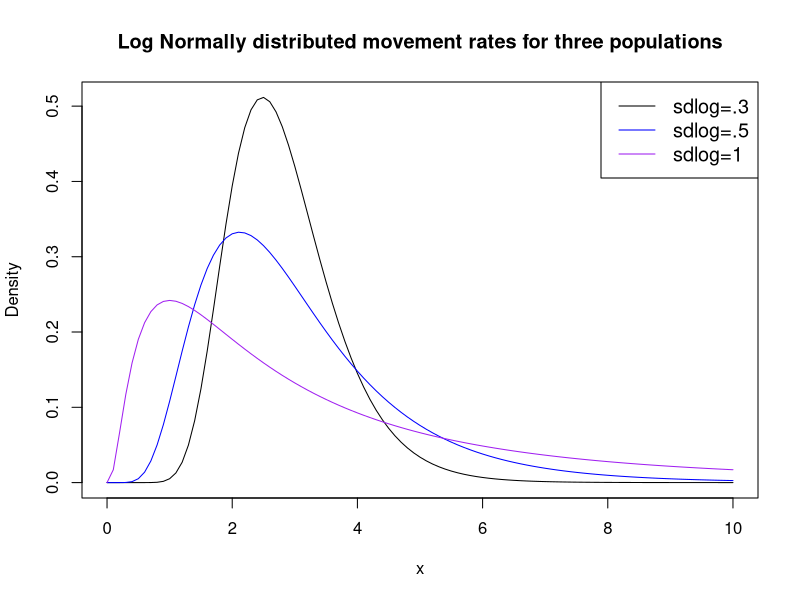
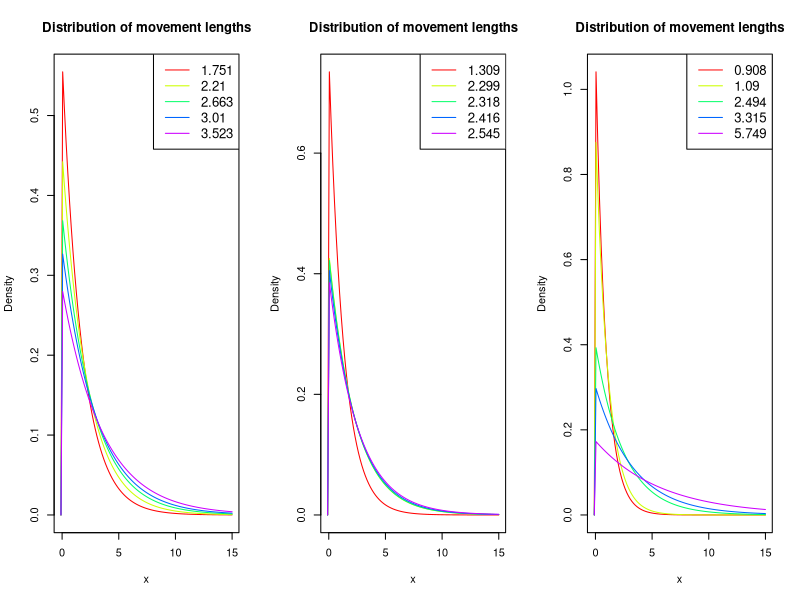
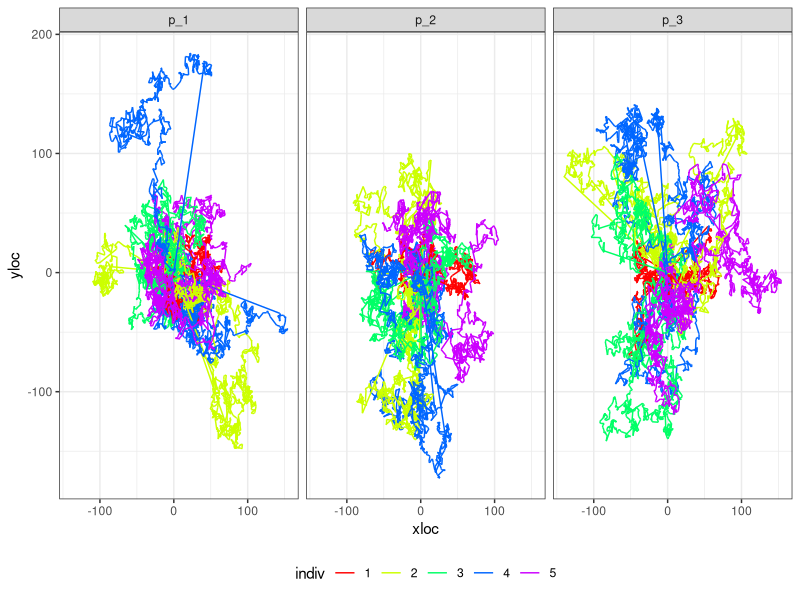
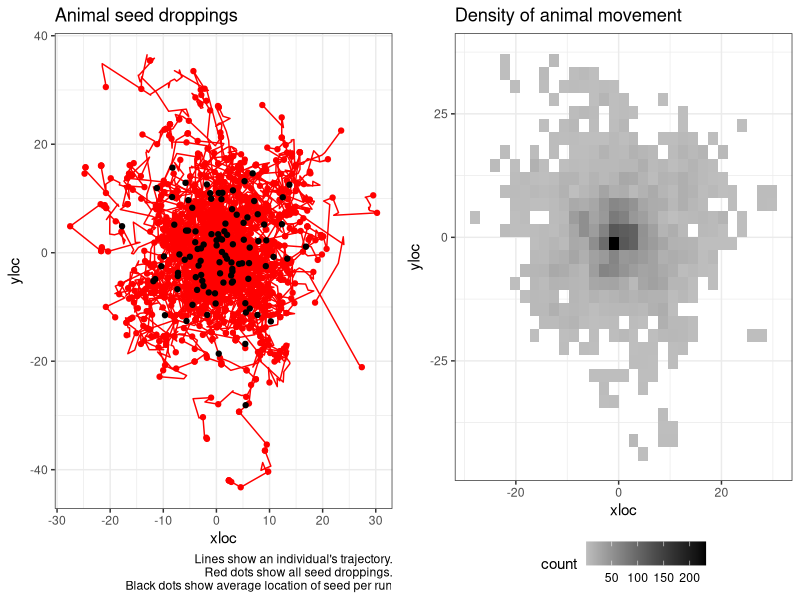
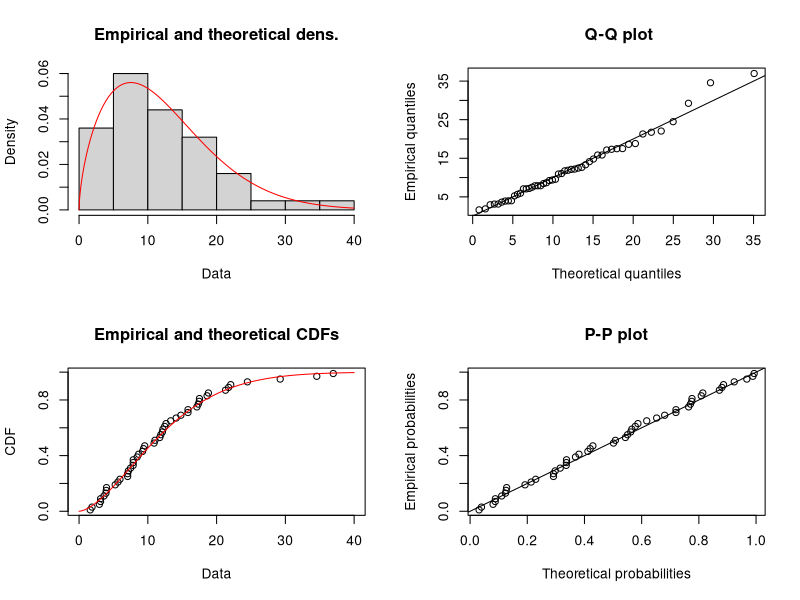
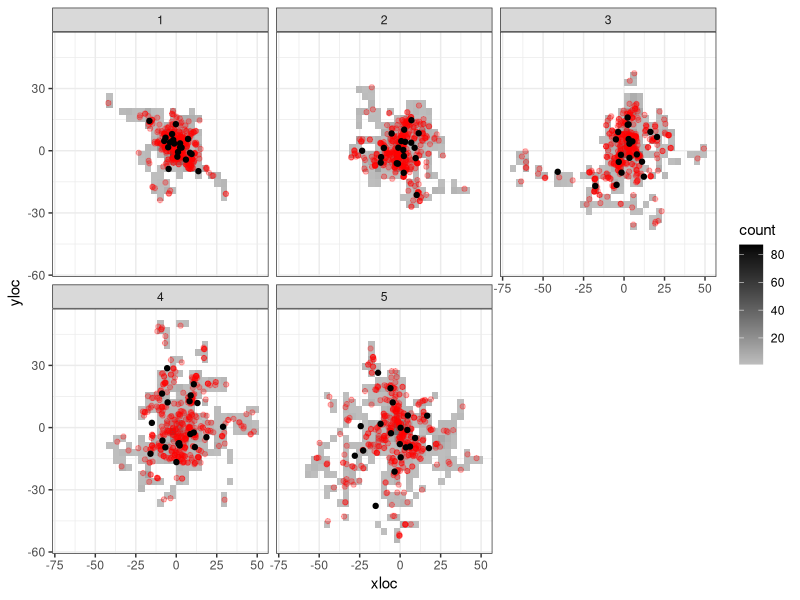
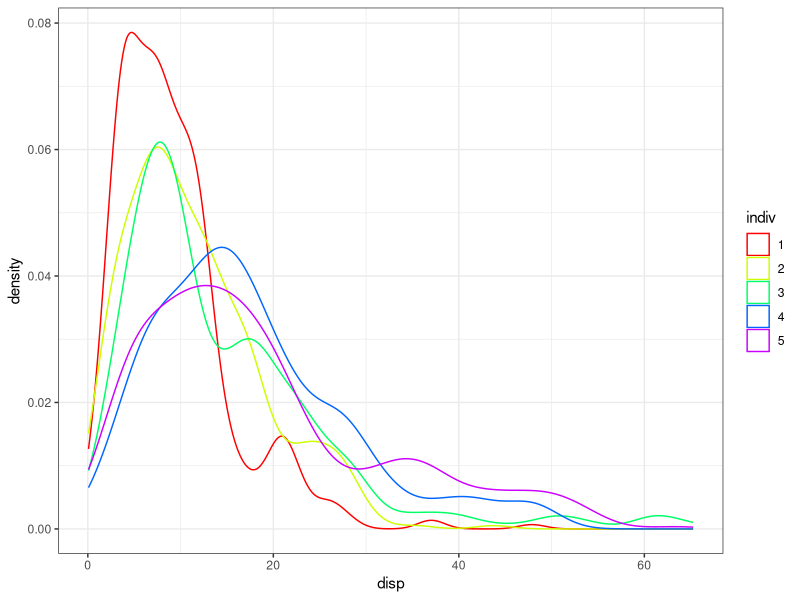
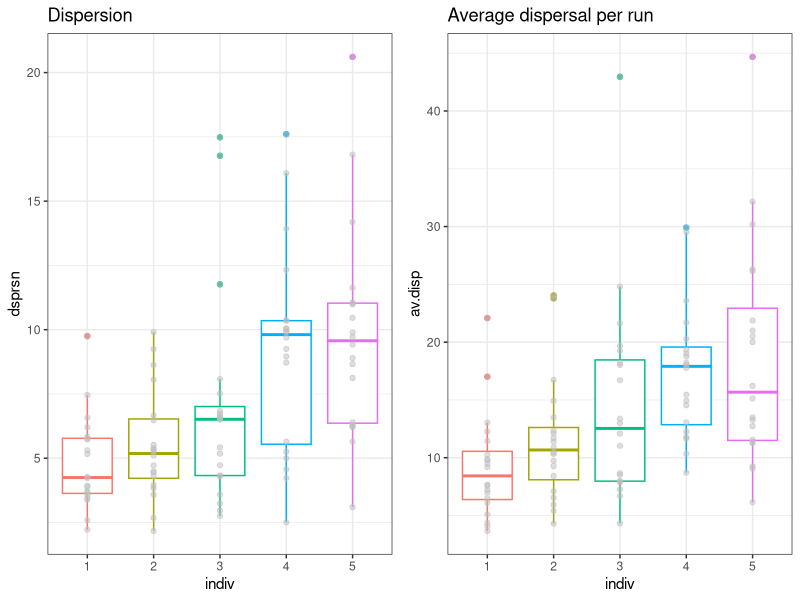

Source code (R) for these figures, in order:
## ---- chunk 1
knitr::opts_chunk$set(echo = FALSE, message = FALSE, warning = FALSE)
knitr::opts_chunk$set(fig.width=12, fig.height=6) 
## ---- chunk 2
library(dplyr)
library(tidyr)
library(ggplot2)
library(cowplot)
library(fitdistrplus)
library(Hmisc)
## ---- chunk 3

av.mov.rate <- 1
max.x <- 10

mycols <- c("black", "blue", "purple")
#create density plots
curve(dlnorm(x, meanlog=av.mov.rate, sdlog=0.3),
      from=0, to=max.x,
      col=mycols[1],
      main = 'Log Normally distributed movement rates for three populations', #add title
      ylab = 'Density', #change y-axis label
      )

curve(dlnorm(x, meanlog=av.mov.rate, sdlog=0.5), 
      from=0, to=max.x,
      col=mycols[2], add=TRUE)

curve(dlnorm(x, meanlog=av.mov.rate, sdlog=1), 
      from=0, to=max.x,
      col=mycols[3], add=TRUE)

#add legend
legend("topright", legend=c("sdlog=.3", "sdlog=.5", "sdlog=1"),
       col=mycols, lty=1, cex=1.2)
## ---- chunk 4
n.individuals <- 5
m_1 <- sort(round(rlnorm(n.individuals, meanlog = av.mov.rate, sdlog = 0.3),3))
m_2 <- sort(round(rlnorm(n.individuals, meanlog = av.mov.rate, sdlog = 0.5),3))
m_3 <- sort(round(rlnorm(n.individuals, meanlog = av.mov.rate, sdlog = 1),3))
## ---- chunk 5

par(mfrow=c(1,3))
mycols <- rainbow(n.individuals, s=1)

range <- c(-0.1,max.x+5)
#create density plots
#########################################################################
# Fist population
curve(dexp(x, 1/m_1[1]), #notice rate for exponential is 1/movement rate.
      from=range[1], to=range[2], 
      col=mycols[1],
      main = 'Distribution of movement lengths', #add title
      ylab = 'Density', #change y-axis label
      xlab = "x"
      )
for(i in 2:5){
  curve(dexp(x, 1/m_1[i]), 
        from=range[1], to=range[2],
        col=mycols[i], add=TRUE)
}

#add legend
legend("topright", legend= m_1,
       col=mycols, lty=1, cex=1.2)
#########################################################################
# Second population
curve(dexp(x, 1/m_2[1]), #notice rate for exponential is 1/movement rate.
      from=range[1], to=range[2], 
      col=mycols[1],
      main = 'Distribution of movement lengths', #add title
      ylab = 'Density', #change y-axis label
      xlab = "x"
      )
for(i in 2:5){
  curve(dexp(x, 1/m_2[i]), 
        from=range[1], to=range[2],
        col=mycols[i], add=TRUE)
}

#add legend
legend("topright", legend= m_2,
       col=mycols, lty=1, cex=1.2)

#########################################################################
# Third population
curve(dexp(x, 1/m_3[1]), #notice rate for exponential is 1/movement rate.
      from=range[1], to=range[2], 
      col=mycols[1],
      main = 'Distribution of movement lengths', #add title
      ylab = 'Density', #change y-axis label
      xlab = "x"
      )
for(i in 2:5){
  curve(dexp(x, 1/m_3[i]), 
        from=range[1], to=range[2],
        col=mycols[i], add=TRUE)
}

#add legend
legend("topright", legend= m_3,
       col=mycols, lty=1, cex=1.2)
## ---- chunk 6
sim_movement <- function(prm, t = 1000, plot.it = TRUE, return.data.frame = FALSE){
  tru.rate <- round(prm, 3)
  movedist <- rexp(t, rate = 1/tru.rate)
  angle <- runif(t, min = 0, max = 360)
  distx <- movedist*cos(angle)
  xloc <- c(0, cumsum(distx))
  disty <- movedist*sin(angle)
  yloc <- c(0, cumsum(disty))
  animalTraj <- data.frame(time = 0:t, xloc = xloc, yloc = yloc)
  if(plot.it == TRUE){
    plot(x = xloc, y = yloc, type = "l", main = paste("Rate=",tru.rate))
  }
  if(return.data.frame == TRUE){
    return(animalTraj)
  }
}
## ---- chunk 7
nruns <- 3
m.data <- data.frame(m_1, m_2, m_3)

df <- NULL

for(m in 1:3){
  m.0 <- m.data[m]
  for(j in 1:n.individuals){
  for(k in 1:nruns){
  a <- sim_movement(m_2[j], plot.it = FALSE, return.data.frame = TRUE) %>% 
    mutate(indiv = as.factor(j),
           run = paste0("r_", k),
           pop.id = paste0("p_",m))
  df <- rbind.data.frame(df, a)
}
}
  
}


df %>% 
  ggplot(., aes(x = xloc, y=yloc, group = run, color = indiv)) +
  facet_wrap(~pop.id) +
  geom_path() +
  scale_color_manual(values = mycols) +
  theme_bw() +
  theme(legend.position = "bottom") +
  NULL
## ---- chunk 8
sim_seeds <- function(nseeds = 20, m.prms = NULL,...){
  grt <- round(rgamma(nseeds, shape = 4, scale = 5))
  t.grt <- max(grt)

  df <- sim_movement(m.prms, t = t.grt, plot.it = FALSE, return.data.frame = TRUE)

  df %>% 
    left_join(., data.frame(s.id = 1:nseeds, time = grt)) %>% 
    mutate(disp = sqrt(xloc^2+yloc^2)) -> df
  
  return(df)
}

summ_seeds <- function(df = NULL){
  df %>% 
  drop_na(s.id) %>% 
  mutate(xi = (mean(xloc)-xloc)^2,
         yi = (mean(yloc)-yloc)^2) %>% 
  summarise(x = mean(xloc),
            y = mean(yloc),
            av.disp = mean(disp),
            se.disp = sd(disp)/sqrt(n()),
            dsprsn = sum(sqrt(xi+yi))/n()) -> s.df
  return(s.df)
}

# a <- sim_seeds(m.prms = m_1[1])
# summ_seeds(a)
## ---- chunk 9
nruns <- 100
ex.i <- 1
df <- NULL
summ.df <- NULL

for(j in 1:ex.i){
  for(k in 1:nruns){
    a <- sim_seeds(m.prms = m_1[j]) %>% 
      mutate(indiv = as.factor(j),
             run = factor(paste0("r_", k), levels = paste0("r_", 1:nruns)))
    
    b <- summ_seeds(a) %>% 
      mutate(indiv = as.factor(j),
             run = factor(paste0("r_", k), levels = paste0("r_", 1:nruns)))
    
    df <- rbind.data.frame(df, a) 
    summ.df <- rbind.data.frame(summ.df, b) 
}
}
## ---- chunk 10

df %>% 
  ggplot(., aes(x = xloc, y=yloc, 
                group = run,
                color = indiv)) +
  # facet_wrap(~run) +
  geom_path() +
  scale_color_manual(values = mycols) +
  geom_point(data = df %>% drop_na(s.id), 
             aes(x = xloc, y = yloc)) +
  geom_point(data = summ.df, aes(x = x, y=y), color = "black") +
  theme_bw() +
  labs(title = "Animal seed droppings", caption = "Lines show an individual's trajectory.\n Red dots show all seed droppings.\n Black dots show average location of seed per run") +
  theme(legend.position = "none") -> p1
# p1

df %>% 
  ggplot(., aes(x = xloc, y = yloc)) +
  # stat_density_2d(aes(fill = ..level..), geom = "polygon", colour="white") +
  geom_bin2d() +
  # geom_hex() +
  # scale_fill_continuous(type = "viridis") +
  scale_fill_gradient(low = "grey", high = "black") +
  # geom_point(data = df %>% drop_na(s.id), 
  #            aes(x = xloc, y = yloc), color = mycols[ex.i], alpha = 0.3) +
  # geom_point(data = summ.df, aes(x = x, y=y), color = "black") +
  theme_bw() +
  theme(legend.position = "bottom") +
  labs(title = "Density of animal movement") -> p2
# p2

cowplot::plot_grid(p1, p2)
  
# summ.df %>% 
#   ggplot(., aes(y = dsprsn)) +
#   geom_boxplot()
# 
# summ.df %>% 
#   ggplot(., aes(x = av.disp)) +
#   geom_density(color = "blue") + # for the average dispersal per run
#   geom_density(data = df %>% drop_na(s.id),
#                  aes(x = disp)) + # for every seed
#   theme_bw()
## ---- chunk 11
# s.df <- df %>% drop_na(s.id)

s.df <- df %>% drop_na(s.id) %>% 
  sample_n(., 50)
  


g <- fitdist(s.df$disp, distr = "weibull")
## ---- chunk 12
summary(g)
plot(g)

# library(MASS)
# fitdistr(s.df$disp, densfun = "weibull")
## ---- chunk 13
nruns <- 20

df <- NULL
summ.df <- NULL

for(j in 1:n.individuals){
  for(k in 1:nruns){
    a <- sim_seeds(m.prms = m_1[j]) %>% 
      mutate(indiv = as.factor(j),
             run = factor(paste0("r_", k), levels = paste0("r_", 1:nruns)))
    
    b <- summ_seeds(a) %>% 
      mutate(indiv = as.factor(j),
             run = factor(paste0("r_", k), levels = paste0("r_", 1:nruns)))
    
    df <- rbind.data.frame(df, a) 
    summ.df <- rbind.data.frame(summ.df, b) 
}
}
## ---- chunk 14
df %>% 
  ggplot(., aes(x = xloc, y = yloc)) +
  facet_wrap(~indiv) +
  # stat_density_2d(aes(fill = ..level..), geom = "polygon", colour="white") +
  geom_bin2d() +
  # geom_hex() +
  # scale_fill_continuous(type = "viridis") +
  scale_fill_gradient(low = "grey", high = "black") +
  geom_point(data = df %>% drop_na(s.id),
             aes(x = xloc, y = yloc), color = "red", alpha = 0.3) +
  geom_point(data = summ.df, aes(x = x, y=y), color = "black") +
  theme_bw()
## ---- chunk 15
df %>% 
  drop_na(s.id) %>% 
  ggplot(., aes(x = disp, color = indiv)) +
  geom_density() +
  scale_color_manual(values = mycols) +
  theme_bw()

## ---- chunk 16
summ.df %>% 
  ggplot(., aes(y = dsprsn, x = indiv, color = indiv)) +
  geom_boxplot() +
  geom_point(color = "grey", alpha = 0.5) +
  labs(title = "Dispersion") +
  theme_bw() +
  theme(legend.position = "none") -> p1
# p1

summ.df %>% 
  ggplot(., aes(y = av.disp, x = indiv, color = indiv)) +
  geom_boxplot() +
  geom_point(color = "grey", alpha = 0.5) +
  labs(title = "Average dispersal per run") +
  theme_bw() +
  theme(legend.position = "none") -> p2
# p2

plot_grid(p1, p2)
## ---- chunk 17
n.boots <- 10
samp.size <- 30
weib.boot <- NULL

for(j in 1:n.boots){
      s.df <- df %>% drop_na(s.id) %>%
      group_by(indiv) %>%
      sample_n(., samp.size)
    
    # s.df <- df %>% drop_na(s.id)
    
    weib.fits <- NULL
    
    for(i in 1:n.individuals){
      dat <- s.df %>% 
        filter(indiv == i)
      #g <- fitdist(dat$disp, distr = "weibull", method = 'mle', lower = c(0,0))
      g <- fitdistr(dat$disp, densfun = "weibull", lower = c(0,0))
      prms.weib <- data.frame(est.shape = as.numeric(g$estimate[1]),
                              est.scale = as.numeric(g$estimate[2]),
                              loglik = g$loglik, indiv = i)
      weib.fits <- rbind.data.frame(weib.fits, prms.weib)
      # plot(g)
    }
    
    weib.boot <- rbind.data.frame(weib.boot, weib.fits %>% mutate(boot = j))
}

# weib.boot
## ---- chunk 18
weib.boot.pool <- NULL

for(j in 1:n.boots){
      s.df <- df %>% drop_na(s.id) %>%
      sample_n(., samp.size)

    
    g <- fitdistr(s.df$disp, densfun = "weibull", lower = c(0,0))
    
    prms.weib <- data.frame(est.shape = as.numeric(g$estimate[1]),
                              est.scale = as.numeric(g$estimate[2]),
                              loglik = g$loglik, indiv = 0)
    
    weib.boot.pool <- rbind.data.frame(weib.boot.pool, prms.weib %>% mutate(boot = j))
}

## ---- chunk 19

weib.boot %>% 
  rbind.data.frame(., weib.boot.pool) -> weib.boot

weib.boot %>% 
  ggplot(., aes(x = factor(indiv), y = est.shape, color = factor(indiv))) +
  geom_violin() +
  scale_color_manual(values = c("black", mycols)) +
  # geom_boxplot(width = 0.1) +
  # geom_point(color = "grey", alpha = 0.5) +
  stat_summary(fun.data=mean_sdl, mult=1, 
                 geom="pointrange", color="black") +
  labs(title = "Shape") +
  theme_bw() -> p1
# p1

weib.boot %>% 
  ggplot(., aes(x = factor(indiv), y = est.scale, color = factor(indiv))) +
  geom_violin() +
  scale_color_manual(values = c("black", mycols)) +
  #geom_boxplot(width = 0.1) +
  # geom_point() +
  stat_summary(fun.data=mean_sdl, mult=1, 
                 geom="pointrange", color="black") +
  labs(title = "Scale") +
  theme_bw() -> p2

plot_grid(p1, p2)
## ---- chunk 20
weib.curves <- NULL

for(i in 1:5){
  weib.boot %>% 
  filter(indiv == i) -> a

  b <- purrr::map(seq(1:nrow(a)), function(y)
    stat_function(fun = dweibull, args = list(scale = a$est.scale[y], shape = a$est.shape[y]), color = mycols[i], alpha = 0.3))
  
  weib.curves <- append(weib.curves, b)
}

weib.boot %>% 
  filter(indiv == 0) -> c
weib.curves.pool <- purrr::map(seq(1:nrow(a)), function(y)
    stat_function(fun = dweibull, args = list(scale = c$est.scale[y], shape = c$est.shape[y]), color = "black", alpha = 0.8))


# ggplot(data = data.frame(x = c(1, 60)), aes(x)) +
#   weib.curves +
#   ylab("Density") + xlab("Distance (m)") +
#   theme_bw()  +
#   theme(legend.position = c(0.7, 0.7),
#         legend.title = element_blank()) 
df %>%
  drop_na(s.id) %>% 
  ggplot(., aes(x = disp)) +
  geom_histogram(aes(y = ..density..), fill = "grey") +
  theme_bw() -> p
# p
# 
# p +
#   stat_function(fun = dweibull, args = list(scale = weib.boot$est.scale[1], shape = weib.boot$est.shape[1]), color = "red")

p + 
  weib.curves +
  weib.curves.pool
  

## ---- chunk 21

# For second population
df2 <- NULL
summ.df2 <- NULL

for(j in 1:n.individuals){
  for(k in 1:nruns){
    a <- sim_seeds(m.prms = m_2[j]) %>% 
      mutate(indiv = as.factor(j),
             run = factor(paste0("r_", k), levels = paste0("r_", 1:nruns)))
    
    b <- summ_seeds(a) %>% 
      mutate(indiv = as.factor(j),
             run = factor(paste0("r_", k), levels = paste0("r_", 1:nruns)))
    
    df2 <- rbind.data.frame(df2, a) 
    summ.df2 <- rbind.data.frame(summ.df2, b) 
  }
}

# #If we wanted to visualize 
# summ.df2 %>% 
#   ggplot(., aes(y = dsprsn, x = indiv, color = indiv)) +
#   geom_boxplot() +
#   geom_point(color = "grey", alpha = 0.5) +
#   labs(title = "Dispersion") +
#   theme_bw() +
#   theme(legend.position = "none") -> p1
# # p1
# 
# summ.df2 %>% 
#   ggplot(., aes(y = av.disp, x = indiv, color = indiv)) +
#   geom_boxplot() +
#   geom_point(color = "grey", alpha = 0.5) +
#   labs(title = "Average dispersal per run") +
#   theme_bw() +
#   theme(legend.position = "none") -> p2
# # p2
# 
# plot_grid(p1, p2)

########################################################
# Bootstrap for individuals
weib.boot2 <- NULL

for(j in 1:n.boots){
  s.df <- df2 %>% drop_na(s.id) %>%
    group_by(indiv) %>%
    sample_n(., samp.size)
  
  # s.df <- df %>% drop_na(s.id)
  
  weib.fits <- NULL
  
  for(i in 1:n.individuals){
    dat <- s.df %>% 
      filter(indiv == i)
    #g <- fitdist(dat$disp, distr = "weibull", method = 'mle', lower = c(0,0))
    g <- fitdistr(dat$disp, densfun = "weibull", lower = c(0,0))
    prms.weib <- data.frame(est.shape = as.numeric(g$estimate[1]),
                            est.scale = as.numeric(g$estimate[2]),
                            loglik = g$loglik, indiv = i)
    weib.fits <- rbind.data.frame(weib.fits, prms.weib)
    # plot(g)
  }
  
  weib.boot2 <- rbind.data.frame(weib.boot2, weib.fits %>% mutate(boot = j))
}

# Pooled bootstrap
weib.boot.pool2 <- NULL

for(j in 1:n.boots){
  s.df <- df2 %>% drop_na(s.id) %>%
    sample_n(., samp.size)
  
  
  g <- fitdistr(s.df$disp, densfun = "weibull", lower = c(0,0))
  
  prms.weib <- data.frame(est.shape = as.numeric(g$estimate[1]),
                          est.scale = as.numeric(g$estimate[2]),
                          loglik = g$loglik, indiv = 0)
  
  weib.boot.pool2 <- rbind.data.frame(weib.boot.pool2, prms.weib %>% mutate(boot = j))
}
## ---- chunk 22

# For Third population
df3 <- NULL
summ.df3 <- NULL

for(j in 1:n.individuals){
  for(k in 1:nruns){
    a <- sim_seeds(m.prms = m_3[j]) %>% 
      mutate(indiv = as.factor(j),
             run = factor(paste0("r_", k), levels = paste0("r_", 1:nruns)))
    
    b <- summ_seeds(a) %>% 
      mutate(indiv = as.factor(j),
             run = factor(paste0("r_", k), levels = paste0("r_", 1:nruns)))
    
    df3 <- rbind.data.frame(df3, a) 
    summ.df3 <- rbind.data.frame(summ.df3, b) 
  }
}

# #If we wanted to visualize 
# summ.df3 %>% 
#   ggplot(., aes(y = dsprsn, x = indiv, color = indiv)) +
#   geom_boxplot() +
#   geom_point(color = "grey", alpha = 0.5) +
#   labs(title = "Dispersion") +
#   theme_bw() +
#   theme(legend.position = "none") -> p1
# # p1
# 
# summ.df3 %>% 
#   ggplot(., aes(y = av.disp, x = indiv, color = indiv)) +
#   geom_boxplot() +
#   geom_point(color = "grey", alpha = 0.5) +
#   labs(title = "Average dispersal per run") +
#   theme_bw() +
#   theme(legend.position = "none") -> p2
# # p2
# 
# plot_grid(p1, p2)

########################################################
# Bootstrap for individuals
weib.boot3 <- NULL

for(j in 1:n.boots){
  s.df <- df3 %>% drop_na(s.id) %>%
    group_by(indiv) %>%
    sample_n(., samp.size)
  
  # s.df <- df %>% drop_na(s.id)
  
  weib.fits <- NULL
  
  for(i in 1:n.individuals){
    dat <- s.df %>% 
      filter(indiv == i)
    #g <- fitdist(dat$disp, distr = "weibull", method = 'mle', lower = c(0,0))
    g <- fitdistr(dat$disp, densfun = "weibull", lower = c(0,0))
    prms.weib <- data.frame(est.shape = as.numeric(g$estimate[1]),
                            est.scale = as.numeric(g$estimate[2]),
                            loglik = g$loglik, indiv = i)
    weib.fits <- rbind.data.frame(weib.fits, prms.weib)
    # plot(g)
  }
  
  weib.boot3 <- rbind.data.frame(weib.boot3, weib.fits %>% mutate(boot = j))
}

# Pooled bootstrap
weib.boot.pool3 <- NULL

for(j in 1:n.boots){
  s.df <- df3 %>% drop_na(s.id) %>%
    sample_n(., samp.size)
  
  
  g <- fitdistr(s.df$disp, densfun = "weibull", lower = c(0,0))
  
  prms.weib <- data.frame(est.shape = as.numeric(g$estimate[1]),
                          est.scale = as.numeric(g$estimate[2]),
                          loglik = g$loglik, indiv = 0)
  
  weib.boot.pool3 <- rbind.data.frame(weib.boot.pool3, prms.weib %>% mutate(boot = j))
}
## ---- chunk 23

weib.boot.pool %>% 
  mutate(popu = 1) %>% 
  bind_rows(., weib.boot.pool2 %>% 
              mutate(popu = 2)) %>% 
  bind_rows(., weib.boot.pool3 %>% 
              mutate(popu = 3)) -> weib.boot.pool

weib.boot.pool %>% 
  ggplot(., aes(x = factor(popu), y = est.shape, color = factor(popu))) +
  geom_violin() +
  # scale_color_manual(values = c("black", mycols)) +
  # geom_boxplot(width = 0.1) +
  # geom_point(color = "grey", alpha = 0.5) +
  stat_summary(fun.data=mean_sdl, mult=1, 
                 geom="pointrange", color="black") +
  labs(title = "Shape") +
  theme_bw() -> p1
# p1

weib.boot.pool %>% 
  ggplot(., aes(x = factor(popu), y = est.scale, color = factor(popu))) +
  geom_violin() +
  # scale_color_manual(values = c("black", mycols)) +
  #geom_boxplot(width = 0.1) +
  # geom_point() +
  stat_summary(fun.data=mean_sdl, mult=1, 
                 geom="pointrange", color="black") +
  labs(title = "Scale") +
  theme_bw() -> p2

plot_grid(p1, p2)
